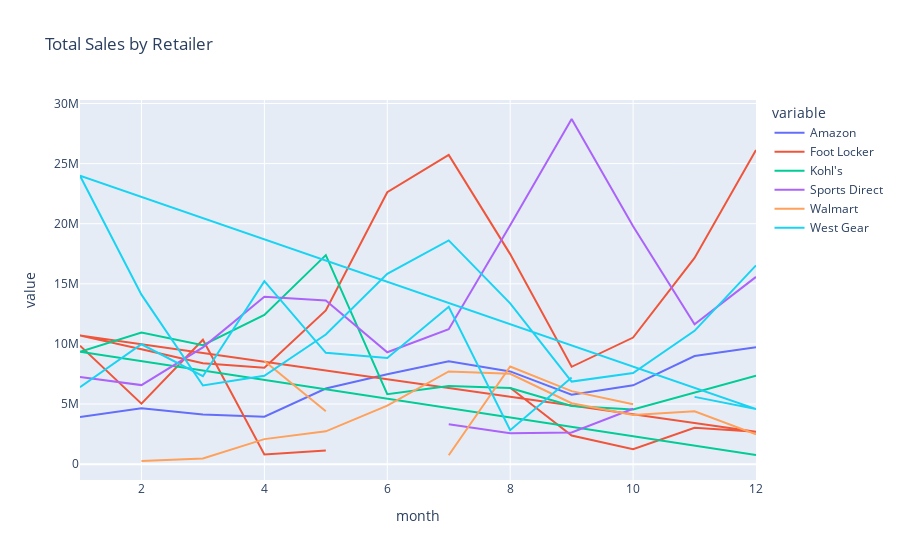

Notebook source saved alongside this figure:
### Markdown cell above
## Total Sales by Retailer

### Code cell
# Convert the Invoice Date column to datetime data type
data['Invoice Date'] = pd.to_datetime(data['Invoice Date'])

# Extract the month and year from the Invoice Date
data['month'] = data['Invoice Date'].dt.month
data['year'] = data['Invoice Date'].dt.year

# Group the data by retailer, year, and month and sum the total sales for each group
retailer_sales = data.groupby(['Retailer', 'year', 'month'])['Total Sales'].sum()
retailer_sales_df = retailer_sales.unstack(level=0)
retailer_sales_df = retailer_sales_df.reset_index()
fig = px.line(retailer_sales_df, x='month', y=retailer_sales_df.columns[1:], title='Total Sales by Retailer')

# Show the plot
fig.show()

### Figure 1 — Plotly figure (JSON) as saved in the notebook; plotly's stock layout.template omitted (floating-point values rounded to 4 significant figures)
{"data": [{"hovertemplate": "variable=Amazon<br>month=%{x}<br>value=%{y}<extra></extra>", "legendgroup": "Amazon", "line": {"color": "#636efa", "dash": "solid"}, "marker": {"symbol": "circle"}, "mode": "lines", "name": "Amazon", "orientation": "h", "showlegend": true, "type": "scatter", "x": [1, 2, 3, 4, 5, 6, 7, 8, 9, 10, 11, 12, 1, 2, 3, 4, 5, 6, 7, 8, 9, 10, 11, 12], "xaxis": "x", "y": [null, null, null, null, null, null, null, null, null, null, null, null, 3913616, 4645631, 4128516, 3942987, 6287071, 7476523, 8553267, 7714436, 5774218, 6553960, 8992980, 9715707], "yaxis": "y"}, {"hovertemplate": "variable=Foot Locker<br>month=%{x}<br>value=%{y}<extra></extra>", "legendgroup": "Foot Locker", "line": {"color": "#EF553B", "dash": "solid"}, "marker": {"symbol": "circle"}, "mode": "lines", "name": "Foot Locker", "orientation": "h", "showlegend": true, "type": "scatter", "x": [1, 2, 3, 4, 5, 6, 7, 8, 9, 10, 11, 12, 1, 2, 3, 4, 5, 6, 7, 8, 9, 10, 11, 12], "xaxis": "x", "y": [9852930, 5027712, 10344219, 806862, 1142386, null, null, 6353845, 2383052, 1250698, 3025958, 2689143, 10706596, 9565254, 8394925, 8026902, 12783504, 22625499, 25723686, 17471698, 8097030, 10529240, 17158004, 26135577], "yaxis": "y"}, {"hovertemplate": "variable=Kohl's<br>month=%{x}<br>value=%{y}<extra></extra>", "legendgroup": "Kohl's", "line": {"color": "#00cc96", "dash": "solid"}, "marker": {"symbol": "circle"}, "mode": "lines", "name": "Kohl's", "orientation": "h", "showlegend": true, "type": "scatter", "x": [1, 2, 3, 4, 5, 6, 7, 8, 9, 10, 11, 12, 1, 2, 3, 4, 5, 6, 7, 8, 9, 10, 11, 12], "xaxis": "x", "y": [null, null, null, null, null, null, null, null, null, null, null, 758503, 9352035, 10954920, 9896579, 12410319, 17385959, 5816579, 6506786, 6329316, 4832561, 4540772, 5966000.0, 7364534], "yaxis": "y"}, {"hovertemplate": "variable=Sports Direct<br>month=%{x}<br>value=%{y}<extra></extra>", "legendgroup": "Sports Direct", "line": {"color": "#ab63fa", "dash": "solid"}, "marker": {"symbol": "circle"}, "mode": "lines", "name": "Sports Direct", "orientation": "h", "showlegend": true, "type": "scatter", "x": [1, 2, 3, 4, 5, 6, 7, 8, 9, 10, 11, 12, 1, 2, 3, 4, 5, 6, 7, 8, 9, 10, 11, 12], "xaxis": "x", "y": [null, null, null, null, 2117485, null, 3324723, 2573993, 2636035, 4608865, null, null, 7259584, 6575131, 9716212, 13923203, 13615085, 9303956, 11226098, 19882086, 28711985, 19786297, 11632868, 15577391], "yaxis": "y"}, {"hovertemplate": "variable=Walmart<br>month=%{x}<br>value=%{y}<extra></extra>", "legendgroup": "Walmart", "line": {"color": "#FFA15A", "dash": "solid"}, "marker": {"symbol": "circle"}, "mode": "lines", "name": "Walmart", "orientation": "h", "showlegend": true, "type": "scatter", "x": [1, 2, 3, 4, 5, 6, 7, 8, 9, 10, 11, 12, 1, 2, 3, 4, 5, 6, 7, 8, 9, 10, 11, 12], "xaxis": "x", "y": [null, null, null, 8577117, 4398848, null, 736040, 8123087, 6073202, 4976706, null, null, null, 261570, 466652, 2082526, 2730520, 4860224, 7710299, 7513421, 5070969, 4090237, 4398000.0, 2489000.0], "yaxis": "y"}, {"hovertemplate": "variable=West Gear<br>month=%{x}<br>value=%{y}<extra></extra>", "legendgroup": "West Gear", "line": {"color": "#19d3f3", "dash": "solid"}, "marker": {"symbol": "circle"}, "mode": "lines", "name": "West Gear", "orientation": "h", "showlegend": true, "type": "scatter", "x": [1, 2, 3, 4, 5, 6, 7, 8, 9, 10, 11, 12, 1, 2, 3, 4, 5, 6, 7, 8, 9, 10, 11, 12], "xaxis": "x", "y": [6400816, 9970276, 7316000.0, 15223027, 9259295, 8829819, 13085250, 2827000.0, 7212147, null, 5596342, 4578881, 23993565, 14099659, 6545648, 7347027, 10787542, 15834772, 18614545, 13377264, 6870000.0, 7574258, 11087444, 16530000.0], "yaxis": "y"}], "layout": {"autosize": true, "legend": {"title": {"text": "variable"}, "tracegroupgap": 0}, "title": {"text": "Total Sales by Retailer"}, "xaxis": {"anchor": "y", "autorange": true, "domain": [0, 1], "range": [1, 12], "title": {"text": "month"}, "type": "linear"}, "yaxis": {"anchor": "x", "autorange": true, "domain": [0, 1], "range": [-1319000.0, 30290000.0], "title": {"text": "value"}, "type": "linear"}}}
